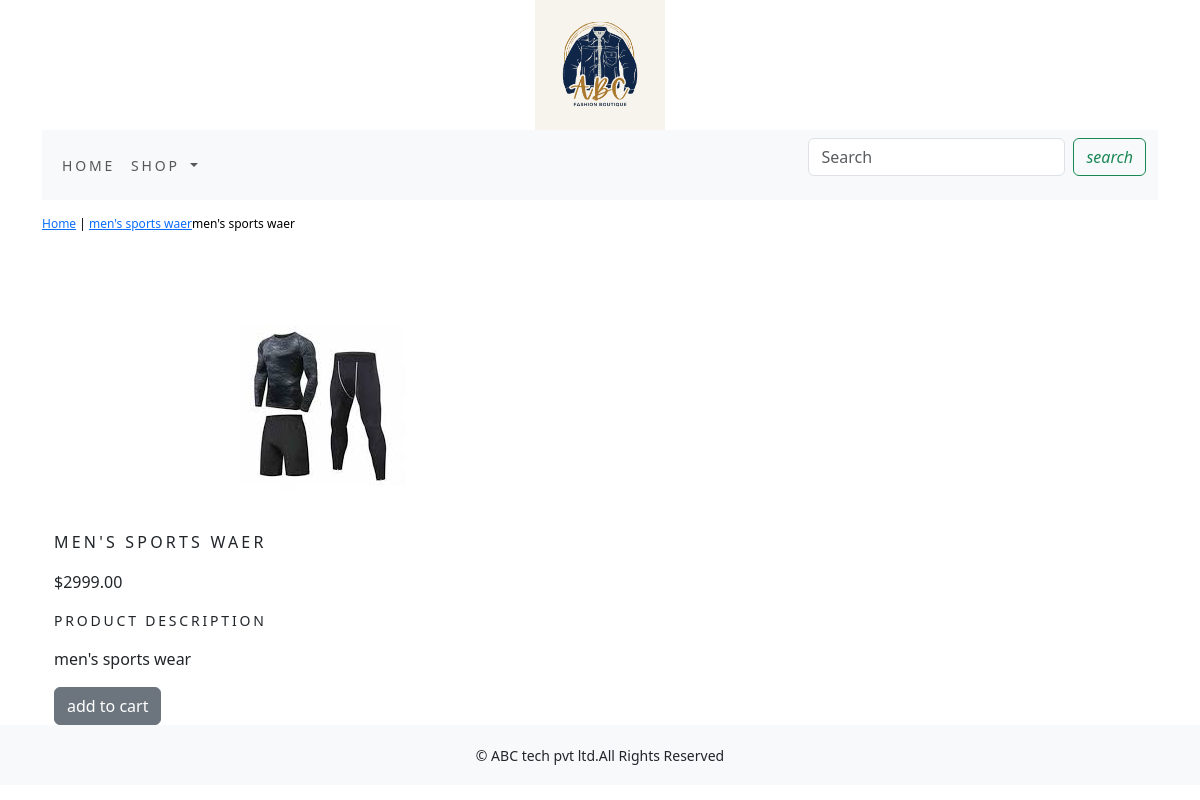
The page /ecommerceapp/mens-sports-waer/mens-sports-waer/ on the database its author committed.
### ecommerceapp/models.py (models this page shows, shortened)
class Product(models.Model):
    name=models.CharField(max_length=250,unique=True)
    slug = models.SlugField(max_length=250, unique=True)
    description= models.TextField(blank=True)
    price = models.DecimalField(max_digits=10, decimal_places=2)
    category=models.ForeignKey(Category,on_delete=models.CASCADE)
    image = models.ImageField(upload_to='product', blank=True)
    stock=models.IntegerField()
    available=models.BooleanField(default=True)
    created = models.DateTimeField(auto_now_add=True)
    updated = models.BooleanField(default=True)
    class Meta:
        ordering=('name',)
        verbose_name='product'
        verbose_name_plural='products'

class Category(models.Model):
    name=models.CharField(max_length=250,unique=True)
    slug = models.SlugField(max_length=250, unique=True)
    description= models.TextField(blank=True)
    image = models.ImageField(upload_to='category', blank=True)
    class Meta:
        ordering=('name',)
        verbose_name='category'
        verbose_name_plural='categories'
    def get_url(self):
        return reverse('shop:product_by_category',args=[self.slug])
    def __str__(self):
            return '{}'.format(self.name)

### ecommerceapp/views.py (the view)
# urls.py: path('<slug:c_slug>/<slug:product_slug>/',views.ProdDetail,name='prodCatdetail')
def ProdDetail(request,c_slug,product_slug):
    try:
        product = Product.objects.get(category__slug=c_slug, slug=product_slug)
    except Exception as e:
        raise e
    return render(request,'product.html',{'product':product})

### cart/context_processors.py (called while the page is built)
def counter(request):
    item_count=0
    if 'admin' in request.path:
        return {}
    else:
        try:
            cart=Cart.objects.filter(cart_id=cart_id(request))
            cart_items=CartItem.objects.all().filter(cart=cart[:1])
            for cart_item in cart_items:
                item_count += cart_item.quantity
        except Cart.DoesNotExist:
            item_count=0
    return dict(item_count=item_count)

### cart/views.py (called while the page is built)
def cart_id(request):
    cart=request.session.session_key
    if not cart:
        cart=request.session.create()
    return cart

### ecommerceapp/context_processors.py (called while the page is built)
def menu_links(request):
    links=Category.objects.all()
    return dict(links=links)

### templates/product.html (shortened to what this page needs)
{% extends 'base.html' %}
{% load static %}
{% block content %}
<div class="row my_prod_row_class">
    <div class="mx_auto">
        <p> <a href="{% url 'shop:allProdCat' %}">Home</a> | <a href="{{product.category.get_url}}"> {{product.category}}</a>{{product.name}}</p>
</div>
    </div>
<div  class="container">
<br>
<div class="row">
    <div class="col-12 col-sm-12 col-md-12 col-lg-6 text-center">
        <div>
            <img src="{{product.image.url}}" alt="{{product.name}}">
</div>
    </div>
    <div>
    <div class="col-12 col-sm-12 col-md-12 col-lg-6">
         <div>
   <h1 class="my_prod_title">{{product.name}}</h1>
    <p>${{product.price}} </p>
    <p class="my_title">product description</p>
    <p class="text-justify my_prod_text">{{product.description}}</p>
    {% if product.stock <= 0%}
    <p class="text-justify my_prod_text"><b>out of stock</b></p>
    {% else %}
    <a  class="btn btn-secondary" href="{% url 'cart:add_cart' product.id %}"> add to cart</a>
    {% endif %}
         </div>
    </div>
        </div>
    </div>
</div>
{% endblock %}

### static/css/custom.css (style rules this page uses)
body { font-family: 'Open Sans', sans-serif; }
.my_title { font-size :14px; text-transform :uppercase; letter-spacing : .2em; }
.my_prod_row_class { padding-top :15px; padding-bottom :20px; }
.my_prod_row_class .mx_auto { color :#000; font-size :12px; text-decoration:none; }
.my_prod_title { font-size :16px; text-transform :uppercase; letter-spacing : .2em; padding-top :15px; padding-bottom :10px; }
.my_prod_text { padding-right:20px; }

### rows shown on the page
Product: category "men's sports waer", name "men's sports waer", image (picture), name "MEN'S SPORTS WAER", price "2999.00", description "men's sports wear"
